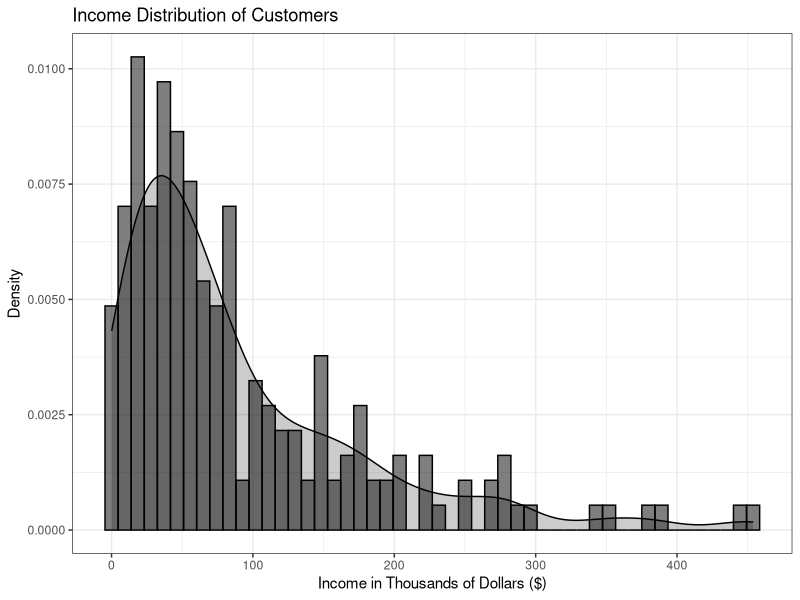
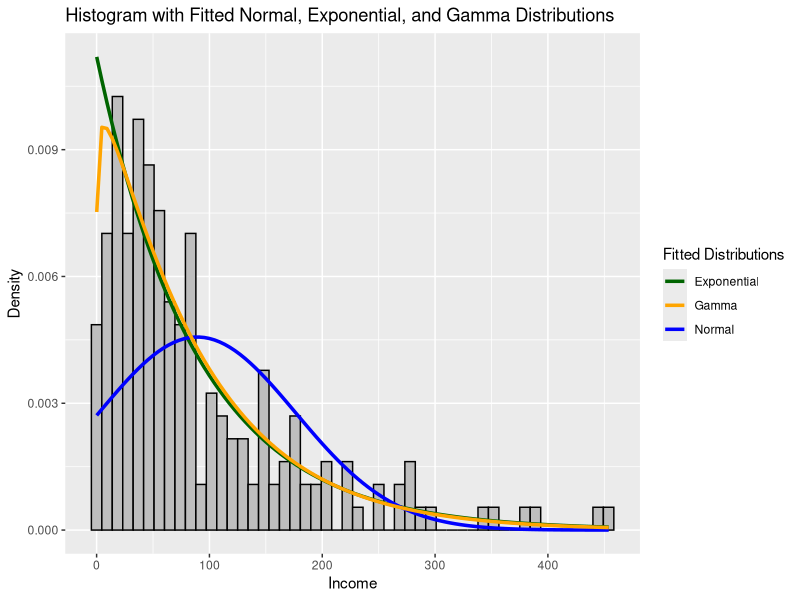
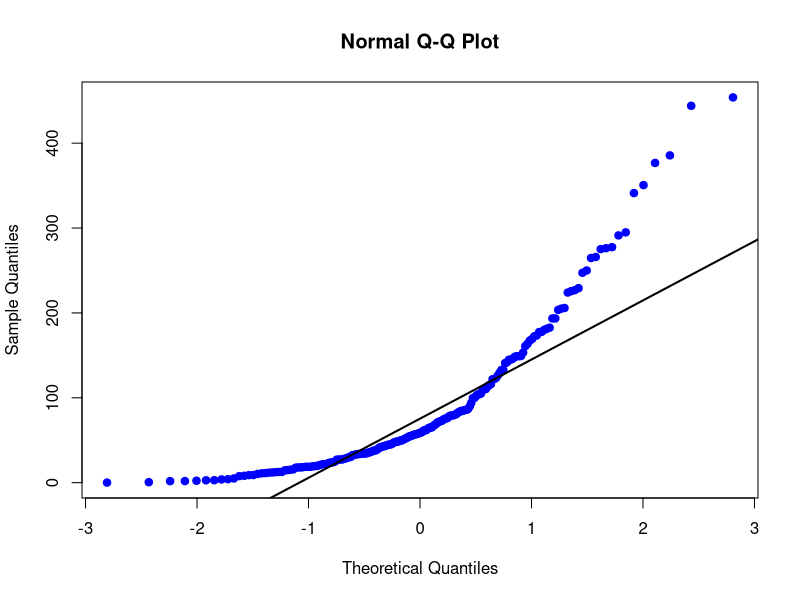
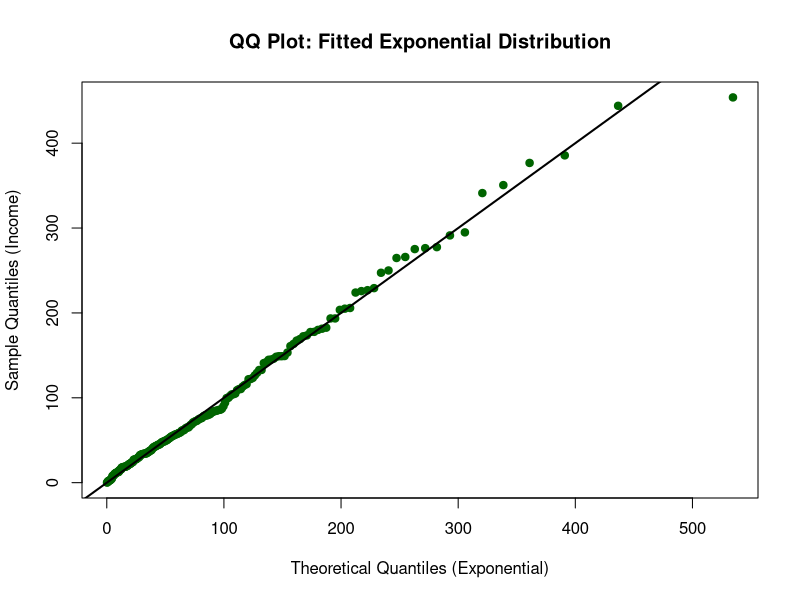
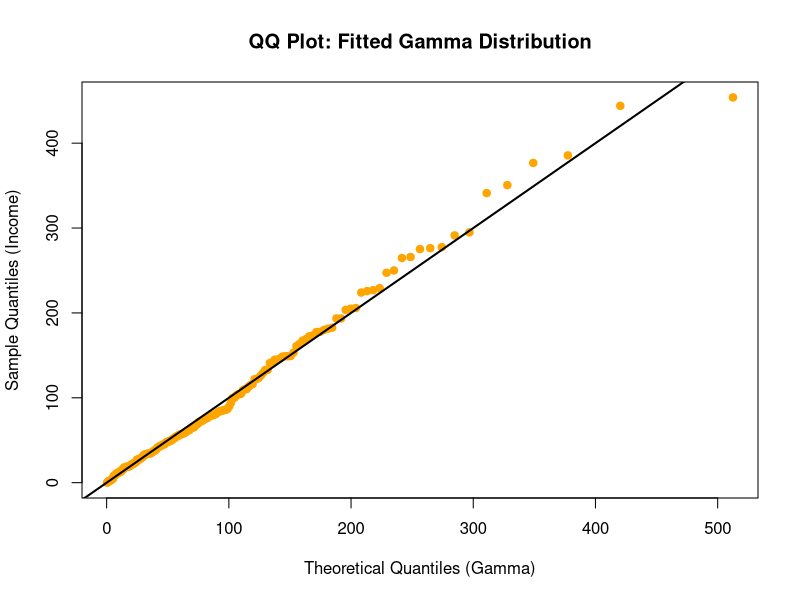
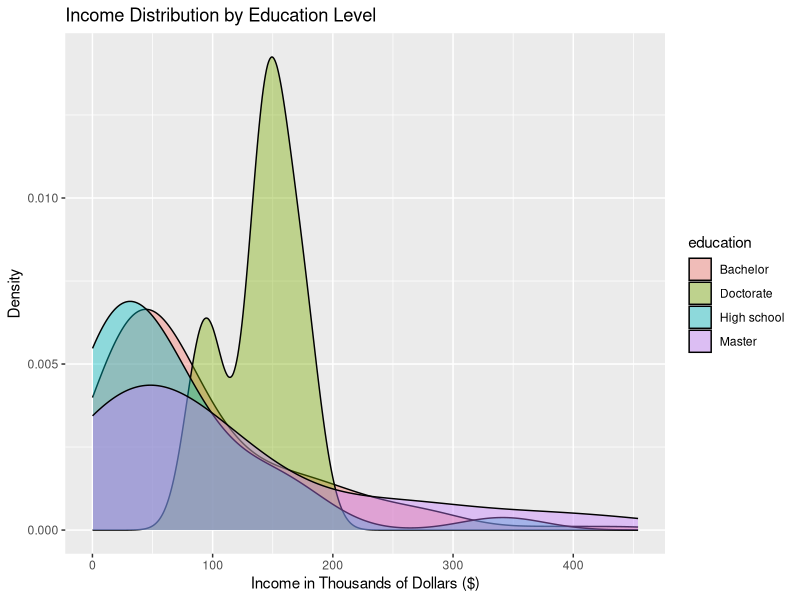

The R source for these figures, in order:
## ---- chunk 1
knitr::opts_chunk$set(
  echo = TRUE,
  eval = TRUE, 
  warning = FALSE,
  message = FALSE,
  error = FALSE,
  fig.align = "center")
library(here)
library(tidyverse)
library(knitr)
library(tidyverse)
library(MASS)
library(ggplot2)
library(kableExtra)
library(broom)
set.seed(24205242)
## ---- chunk 2
bankdata <- read_csv(here::here("banksurvey.csv"))
## ---- chunk 3
bankdata %>%
summarise(n = n(), mean = mean(income), median = median(income),
SD = sd(income), IQR = IQR(income)) %>% kable(digits = 1) %>% 
kable_styling(latex_options = "hold_position")
## ---- chunk 4
histogram_dataplot <- function(x, bins = 50, fill = "grey", colour = "black") {
  ggplot(tibble(x = x), aes(x = x, y = after_stat(density))) +
    geom_histogram(bins = bins, colour = colour, fill = colour, alpha = 0.5) +
    geom_density(colour = "black", fill = colour, alpha = 0.2) +
    labs(title = "Income Distribution of Customers", 
         x = "Income in Thousands of Dollars ($)", y = "Density") +
    theme_bw()
}
income_histogram <- histogram_dataplot(bankdata$income)
income_histogram
## ---- chunk 5
normal_fit <- fitdistr(bankdata$income, "normal")
exp_fit <- fitdistr(bankdata$income, "exponential")
gamma_fit <- fitdistr(bankdata$income, "gamma")

ggplot(bankdata, aes(x = income)) +
  geom_histogram(aes(y = ..density..), bins = 50, fill = "grey", color = "black") +
  stat_function(fun = dexp, args = list(rate = exp_fit$estimate[1]), 
                aes(colour = "Exponential"), size = 1.2) +
  stat_function(fun = dnorm, args = list(mean = normal_fit$estimate[1], 
                                         sd = normal_fit$estimate[2]), 
                aes(colour = "Normal"), size = 1.2) +
  stat_function(fun = dgamma, args = list(shape = gamma_fit$estimate[1], 
                                          rate = gamma_fit$estimate[2]), 
                aes(colour = "Gamma"), size = 1.2) +
  labs(title = "Histogram with Fitted Normal, Exponential, and Gamma Distributions", 
       x = "Income", y = "Density", color = "Fitted Distributions") +
  scale_color_manual(values = c("Normal" = "Blue", 
                                "Exponential" = "Darkgreen", 
                                "Gamma" = "Orange"))
## ---- chunk 6
#normal QQ
qqnorm(bankdata$income, col = "blue", pch = 19)
qqline(bankdata$income, color = "black", lwd = 2)

#exponential QQ
qqplot(qexp(ppoints(length(bankdata$income)), rate = exp_fit$estimate[1]), 
       sort(bankdata$income),
       main = "QQ Plot: Fitted Exponential Distribution",
       xlab = "Theoretical Quantiles (Exponential)", 
       ylab = "Sample Quantiles (Income)",
       col = "darkgreen", pch = 19)
abline(0, 1, col = "black", lwd = 2)

#gamma QQ
qqplot(qgamma(ppoints(length(bankdata$income)), 
        shape = gamma_fit$estimate[1], rate = gamma_fit$estimate[2]), 
       sort(bankdata$income),
       main = "QQ Plot: Fitted Gamma Distribution",
       xlab = "Theoretical Quantiles (Gamma)", 
       ylab = "Sample Quantiles (Income)",
       col = "orange", pch = 19)
abline(0, 1, col = "black", lwd = 2)
## ---- chunk 7
densityplot <- ggplot(data=bankdata, aes(x=income, group=education, fill=education)) +
    geom_density(adjust=1.5, alpha = 0.4) +
    labs(title = "Income Distribution by Education Level",  # Title
         x = "Income in Thousands of Dollars ($)",
         y = "Density")

densityplot
## ---- chunk 8
bankdata_wider <- pivot_wider(bankdata, names_from = education, values_from = income)

kable(summary(bankdata_wider))
